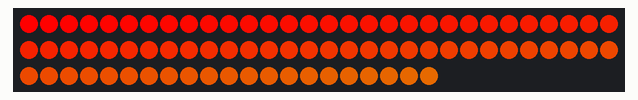
Simulated run of this sketch. Board: Arduino Uno, built with avr-gcc and run on an emulated ATmega328P. Shown: 81 RGB LEDs in strip order, left to right, continuing on the next row. Dim RGB values are drawn brighter than linear.

Above: at 0.15 s.
At 5.0 s:
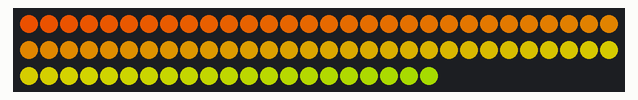
At 9.58 s:
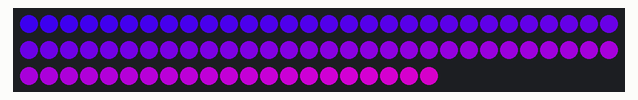
At 20.01 s:
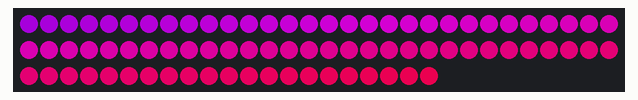
At 29.88 s:
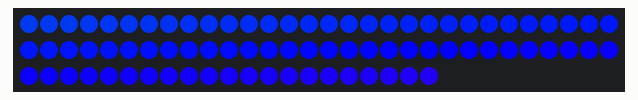
At 39.76 s:
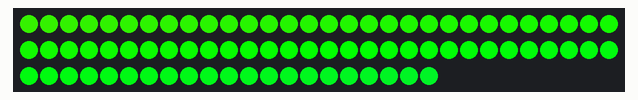

The sketch:

rainbow_table.ino
```cpp
#include <Arduino.h>
#include <inttypes.h>
#include <FastLED.h>

// we have a 9 by 9 grid of LED's on pin A0
#define LED_DATA_PIN A0
#define NUM_LEDS 81 // 9 x 9 = 81
CRGB leds[NUM_LEDS];

// cycle through the rainbow
inline void cycle3(uint8_t& v0, uint8_t& v1, uint8_t& v2, uint8_t& curHi)
{
  // shift values
  if (curHi == 0) {
    v0--; v1++;
  } else if (curHi == 1) {
    v1--; v2++;
  } else if (curHi == 2) {
    v2--; v0++;
  }

  // allign curhi
  if (v0 <= 0 && curHi == 0)
    curHi = 1;
  else if (v1 <= 0 && curHi == 1)
    curHi = 2;
  else if (v2 <= 0 && curHi == 2)
    curHi = 0;
}

void setup()
{
  // link the colors to the LEDs
  FastLED.addLeds <WS2812B, LED_DATA_PIN, GRB>(leds, NUM_LEDS);
}

void loop()
{
  // this shifts the rainbow along the 81-led view
  static uint16_t offset = 0;

  // initialize the rainbow
  uint8_t r = 255, g = 0, b = 0, curHi = 0;

  // shift the rainbow
  for (int i = 0; i < offset; i++)
    cycle3(r, g, b, curHi);

  // set the colors
  for (int i = 0; i < NUM_LEDS; i++) {
    leds[i] = CRGB(r, g, b);
    cycle3(r, g, b, curHi);
  }

  // apply the colors
  FastLED.show();

  // if you want it to go slower
  // the code written here actually runs slow enough
  // that you don't really need a delay
  //delay(5);

  // offset reached 24bit max (2^24)
  if (++offset > 16777216)
    offset = 0;


}
```
